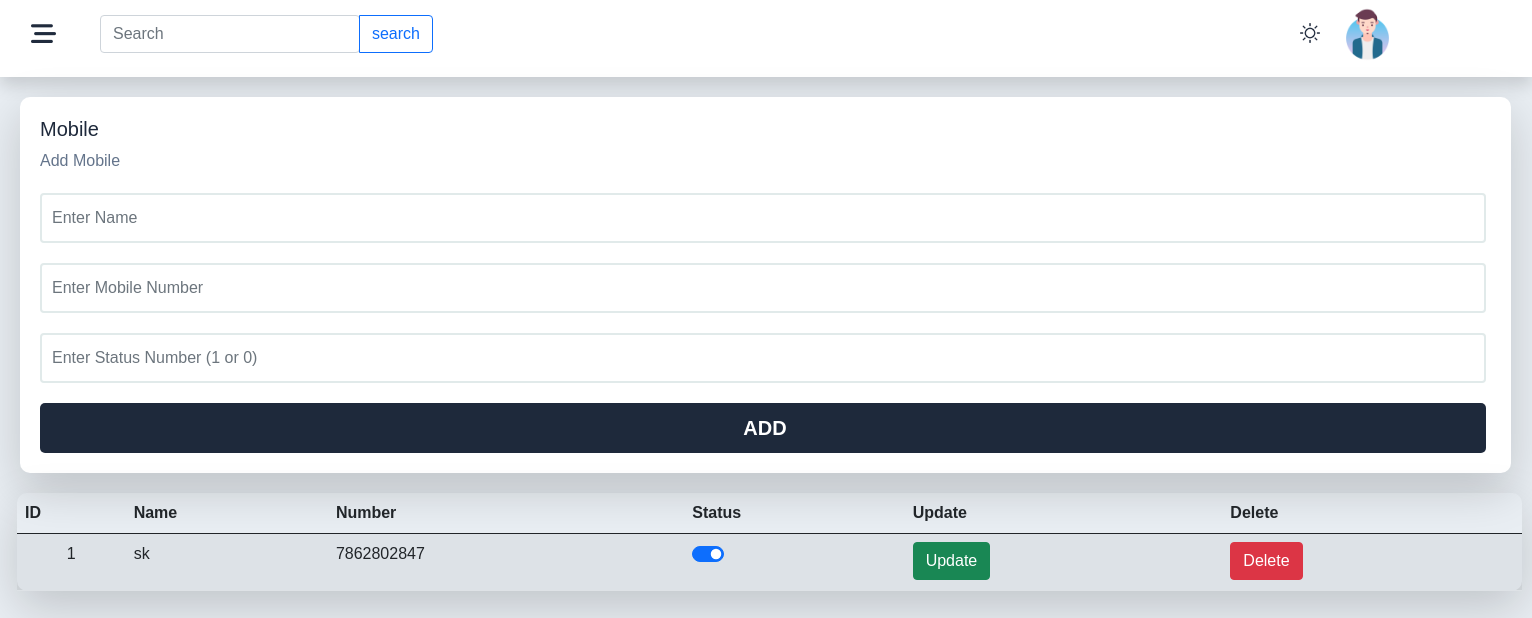
/admin/mobile.php, run on the app's committed database.
### tables this page shows
CREATE TABLE `mob` (
  `id` int(255) NOT NULL,
  `name` varchar(999) NOT NULL,
  `number` varchar(999) NOT NULL,
  `status` varchar(999) NOT NULL
);

### admin/mobile.php (the view, shortened to what this page needs)
<!DOCTYPE html>
<html lang="en">
<head>
     <link href="https://cdn.jsdelivr.net/npm/bootstrap@5.0.2/dist/css/bootstrap.min.css" rel="stylesheet">
     <link rel="stylesheet" href="https://cdnjs.cloudflare.com/ajax/libs/font-awesome/6.5.1/css/all.min.css" />
     <link rel="stylesheet" href="https://use.fontawesome.com/releases/v5.7.2/css/all.css">
     <link rel="stylesheet" href="includes/css/footer.css">
     <link rel="stylesheet" href="includes/css/contact.css">
     <link rel="stylesheet" href="includes/css/header.css">
</head>
<body>
     <?php include 'includes/php/header.php'; ?>
     <div class="mobile">
          <div class="form shadow-lg">
               <h3 class="tp-title-pre">Mobile</h3>
               <p class="tp-title">Add Mobile</p>
               <form action="insert_mobile.php" method="post">
                    <input type="text" name="name" class="form-control" placeholder="Enter Name">
                    <input type="number" name="mob" class="form-control" placeholder="Enter Mobile Number">
                    <input type="number" name="status" class="form-control" placeholder="Enter Status Number (1 or 0)">
                    <input type="submit" class="submit1 " name="add_mobile_number" value="ADD">
               </form>
          </div>
          <table class="table table-hover table-borderd table-striped shadow-lg">
               <thead>
                    <tr>
                         <th scope="col">ID</th>
                         <th scope="col">Name</th>
                         <th scope="col">Number</th>
                         <th scope="col">Status</th>
                         <th scope="col">Update</th>
                         <th scope="col">Delete</th>
                    </tr>
               </thead>
               <tbody>
                    <?php
                         $st = "SELECT * FROM `mob`";
                         $res = mysqli_query($cn, $st) or die("Not Inserted");
                         while ($fld = mysqli_fetch_array($res)) {
                    ?>
                         <tr>
                              <td>
                                   <p style="text-align: center;"><?php echo $fld['id']; ?></p>
                              </td>
                              <td><?php echo $fld['name']; ?></td>
                              <td><?php echo $fld['number']; ?></td>
                              <td>
                                   <div class="form-lg-check form-switch">
                                        <input class="form-check-input" <?php if ($fld["status"] == '1') { echo "checked"; } ?> onclick="toggleStatus(<?php echo $fld['id'];?>)" type="checkbox" id="check">
                                   </div>
                              </td>
                              <td><a href="update_mobile.php?id=<?php echo $fld['id']?>" class="btn btn-success">Update</a></td>
                              <td><a href="delete_mobile.php?id=<?php echo $fld['id']?>" class="btn btn-danger">Delete</a></td>
                         </tr>
                    <?php
                         }
                    ?>
               </tbody>
          </table>
     </div>
</body>
</html>

### admin/includes/css/contact.css (style rules this page uses)
body { font-family: Arial, Helvetica, sans-serif; background-color: #e9eef3; margin-bottom: 20px; }
.table { border-radius: 10px; margin-top: 20px; margin-left: 17px; width: 1505px; }
.form { background-color: white; min-height: auto; border-radius: 10px; width: 97.3%; margin-top: 20px; margin-left: 20px; }
.form .tp-title-pre { color: rgb(30, 41, 59); font-size: 20px; padding-top: 20px; margin-left: 20px; }
.form .tp-title { color: rgb(100, 116, 139); font-size: 16px; margin-left: 20px; }
.form form input[type=text] { width: 97%; padding-left: 10px; margin-left: 20px; height: 50px; border: 2px solid #e1eaea; }
.form form input[type=number] { width: 97%; padding-left: 10px; margin-left: 20px; height: 50px; border: 2px solid #e1eaea; }
.form form .submit1 { width: 97%; margin-top: 20px; padding-left: 10px; margin-left: 20px; margin-bottom: 20px; height: 50px; border: none; outline: none; border-radius: 5px; background-color: rgb(30, 41, 59); color: white; font-size: 20px; font-weight: 600; -webkit-border-radius: 5px; -moz-border-radius: 5px; -ms-border-radius: 5px; -o-border-radius: 5px; }
.form form input { margin-top: 20px; }

### data on the page
mob: id "1", name "sk", number "7862802847", status "☑"
